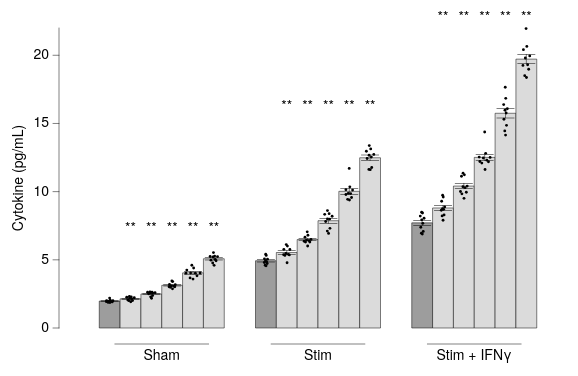

This figure's Vega-Lite source:
### Vega-Lite specification from a JSON file in a GitHub repository (floating-point values rounded to 4 significant figures; data arrays with more than 128 entries replaced by an {"elided": "..."} marker saying what was removed)
{"background": null, "config": {"arc": {"fill": "#DBDBDB", "fillOpacity": 1.0, "innerRadius": 37.5, "padAngle": 0.03, "stroke": "black", "strokeOpacity": 1, "strokeWidth": 0.25}, "area": {"fill": "#DBDBDB", "fillOpacity": 1.0, "stroke": "black", "strokeOpacity": 1, "strokeWidth": 0.25}, "axis": {"domain": true, "domainCap": "round", "domainColor": "black", "domainWidth": 0.25, "grid": false, "gridCap": "round", "gridColor": "#F1F1F1", "gridDash": [0, 0], "gridOpacity": 1.0, "gridWidth": 0.25, "labelColor": "black", "labelFont": "Helvetica Neue, HelveticaNeue, Helvetica, Arial, sans-serif", "labelFontSize": 7, "labelFontStyle": "normal", "labelFontWeight": 400, "offset": 4.5, "ticks": true, "tickCap": "round", "tickColor": "black", "tickRound": false, "tickSize": 3, "tickWidth": 0.25, "titleColor": "black", "titleFont": "Helvetica Neue, HelveticaNeue, Helvetica, Arial, sans-serif", "titleFontSize": 7, "titleFontStyle": "normal", "titleFontWeight": 400}, "axisX": {"domain": false, "labelAlign": "center", "labelAngle": 0, "labels": true, "ticks": false, "translate": 0}, "axisY": {"domain": true, "labelAlign": "right", "labelAngle": 0, "labels": true, "ticks": true, "translate": 0}, "axisRight": {"domain": true, "labelAlign": "left", "labelAngle": 0, "labels": true, "ticks": true, "translate": 0}, "axisTop": {"domain": false, "labelAlign": "center", "labelAngle": 0, "labels": true, "ticks": false, "translate": 0}, "axisBand": {"tickOffset": 0}, "bar": {"fill": "#DBDBDB", "fillOpacity": 1.0, "stroke": "black", "strokeOpacity": 1, "strokeWidth": 0.25}, "boxplot": {"size": 13.5, "ticks": {"cornerRadius": 0.25, "fill": "black", "opacity": 1, "size": 6.75, "thickness": 0.25}, "box": {"fillOpacity": 1.0, "stroke": "black", "strokeOpacity": 1, "strokeWidth": 0.25}, "median": {"cornerRadius": 0, "fill": "black", "fillOpacity": 1.0, "opacity": 1, "size": 13.5, "thickness": 0.25}, "rule": {"fill": "black", "fillOpacity": 1.0, "size": 15.0, "stroke": "black", "strokeDash": [0, 0], "strokeOpacity": 1, "strokeWidth": 0.25}, "outliers": {"color": "black", "fill": "black", "fillOpacity": 1.0, "size": 0, "stroke": "black", "strokeOpacity": 1, "strokeWidth": 0.25}}, "circle": {"fill": "black", "fillOpacity": 1.0, "size": 1.875, "stroke": null, "strokeOpacity": 1, "strokeWidth": 0.25}, "errorband": {"band": {"fillOpacity": 0.6, "stroke": null, "strokeWidth": 0.25, "strokeOpacity": 1}, "borders": {"opacity": 0, "strokeOpacity": 0.25, "strokeWidth": 1}}, "errorbar": {"opacity": 1, "rule": {"strokeDash": [0, 0], "strokeWidth": 0.25}, "ticks": {"color": "black", "cornerRadius": 0.125, "opacity": 1, "size": 9.0, "thickness": 0.25}, "thickness": 0.25}, "font": "Helvetica Neue, HelveticaNeue, Helvetica, Arial, sans-serif", "geoshape": {"fill": "#DBDBDB", "fillOpacity": 1.0, "stroke": "black", "strokeOpacity": 1, "strokeWidth": 0.25}, "header": {"labelColor": "black", "labelFont": "Helvetica Neue, HelveticaNeue, Helvetica, Arial, sans-serif", "labelFontSize": 7, "labelFontStyle": "normal", "labelFontWeight": 400, "titleColor": "black", "titleFont": "Helvetica Neue, HelveticaNeue, Helvetica, Arial, sans-serif", "titleFontSize": 7, "titleFontStyle": "normal", "titleFontWeight": 400, "titlePadding": 0}, "legend": {"disable": false, "offset": 4.5, "titlePadding": 4, "labelOffset": 2, "gradientLabelOffset": 2, "gradientLength": 75.0, "gradientThickness": 7.5, "gradientOpacity": 1.0, "gradientStrokeColor": "black", "gradientStrokeWidth": 0.25, "labelColor": "black", "labelFont": "Helvetica Neue, HelveticaNeue, Helvetica, Arial, sans-serif", "labelFontSize": 7, "labelFontStyle": "normal", "labelFontWeight": 400, "strokeColor": "black", "strokeWidth": 0, "symbolSize": 42, "symbolStrokeColor": "black", "symbolStrokeWidth": 0.25, "titleColor": "black", "titleFont": "Helvetica Neue, HelveticaNeue, Helvetica, Arial, sans-serif", "titleFontSize": 7, "titleFontStyle": "normal", "titleFontWeight": 400}, "line": {"color": "black", "stroke": "black", "strokeCap": "round", "strokeDash": [0, 0], "strokeOpacity": 1, "strokeWidth": 0.375}, "point": {"filled": true, "fill": "#DBDBDB", "fillOpacity": 1.0, "size": 7.5, "stroke": "black", "strokeOpacity": 1, "strokeWidth": 0.25}, "range": {"category": ["#5CA7B1", "#CDDEF3", "#B7B3E4", "#B3DAB5", "#F5E1B3", "#3D727B", "#8AA8D2", "#867DAC", "#80A988", "#CBB17A", "#204148", "#59719A", "#584C77", "#507B5F", "#9D824D"], "diverging": {"scheme": ["#C35082", "#CE6D94", "#D989A7", "#E2A4BA", "#EABFCE", "#F1DBE2", "#F6F6F6", "#D7E0EB", "#B9CBE0", "#9BB6D5", "#7DA1C9", "#5F8CBD", "#4177B1"]}, "heatmap": {"scheme": ["#32022B", "#43044D", "#4C196E", "#4D338C", "#484DA6", "#3A68BB", "#1D83CA", "#1D9CCB", "#23B5C9", "#28CDC5", "#4DE0B4", "#91EE9F"]}, "ordinal": {"scheme": ["#F1F1F1", "#DBDBDB", "#C6C6C6", "#B2B2B2", "#9D9D9D", "#898989", "#767676", "#636363", "#515151", "#404040", "#2F2F2F", "#1F1F1F"]}, "ramp": {"scheme": ["#32022B", "#43044D", "#4C196E", "#4D338C", "#484DA6", "#3A68BB", "#1D83CA", "#1D9CCB", "#23B5C9", "#28CDC5", "#4DE0B4", "#91EE9F"]}}, "rule": {"color": "black", "stroke": "black", "strokeCap": "round", "strokeDash": [2, 2], "strokeOpacity": 1, "strokeWidth": 0.25}, "scale": {"bandPaddingInner": 0.1, "bandPaddingOuter": 0.1, "round": false}, "rect": {"fill": "#DBDBDB", "fillOpacity": 1.0, "stroke": "black", "strokeOpacity": 1, "strokeWidth": 0.25}, "square": {"fill": "#DBDBDB", "fillOpacity": 1.0, "size": 15.0, "stroke": "black", "strokeOpacity": 1, "strokeWidth": 0.25}, "text": {"color": "black", "font": "Helvetica Neue, HelveticaNeue, Helvetica, Arial, sans-serif", "fontSize": 7, "fontStyle": "normal", "fontWeight": 400}, "tick": {"color": "black", "cornerRadius": 0.125, "opacity": 1.0, "size": 13.5, "thickness": 0.25}, "title": {"anchor": "middle", "frame": "group", "color": "black", "font": "Helvetica Neue, HelveticaNeue, Helvetica, Arial, sans-serif", "fontSize": 7, "fontStyle": "normal", "fontWeight": 400, "subtitleColor": "black", "subtitleFont": "Helvetica Neue, HelveticaNeue, Helvetica, Arial, sans-serif", "subtitleFontSize": "Helvetica Neue, HelveticaNeue, Helvetica, Arial, sans-serif", "subtitleFontStyle": "normal", "subtitleFontWeight": 400}, "trail": {"color": "black", "opacity": 1, "size": 0.375}, "view": {"continuousWidth": 250, "continuousHeight": 150, "discreteWidth": 250, "discreteHeight": 150, "fill": null, "stroke": null, "strokeWidth": 0.25}}, "vconcat": [{"layer": [{"layer": [{"data": {"name": "data-9f034f5143c3ae99e96588757bb17d60"}, "mark": {"type": "bar"}, "encoding": {"fill": {"condition": {"test": "datum.cond === 'Veh'", "value": "#9D9D9D"}, "value": "#DBDBDB"}, "x": {"axis": {"labels": false, "title": null}, "field": "grp", "sort": ["Sham", "Stim", "Stim+IFN"], "title": null, "type": "nominal"}, "xOffset": {"field": "cond", "sort": ["Veh", "1", "3", "10", "30", "100"], "type": "nominal"}, "y": {"aggregate": "mean", "field": "y", "title": "Cytokine (pg/mL)", "type": "quantitative"}}}, {"data": {"name": "data-9f034f5143c3ae99e96588757bb17d60"}, "mark": {"type": "errorbar", "extent": "stderr"}, "encoding": {"x": {"axis": {"labels": false, "title": null}, "field": "grp", "sort": ["Sham", "Stim", "Stim+IFN"], "title": null, "type": "nominal"}, "xOffset": {"field": "cond", "sort": ["Veh", "1", "3", "10", "30", "100"], "type": "nominal"}, "y": {"field": "y", "title": "", "type": "quantitative"}}}, {"layer": [{"data": {"values": [{"grp": "Sham", "cond": "1", "__y": 6.5, "__label": "**", "__dysonsphere__": 1}]}, "mark": {"type": "text", "align": "center", "baseline": "bottom", "dy": -2, "fontSize": 7}, "encoding": {"text": {"field": "__label", "type": "nominal"}, "x": {"axis": {"labels": false, "title": null}, "field": "grp", "sort": ["Sham", "Stim", "Stim+IFN"], "type": "nominal"}, "xOffset": {"field": "cond", "sort": ["Veh", "1", "3", "10", "30", "100"], "type": "nominal"}, "y": {"field": "__y", "type": "quantitative"}}}, {"data": {"values": [{"grp": "Sham", "cond": "3", "__y": 6.5, "__label": "**", "__dysonsphere__": 1}]}, "mark": {"type": "text", "align": "center", "baseline": "bottom", "dy": -2, "fontSize": 7}, "encoding": {"text": {"field": "__label", "type": "nominal"}, "x": {"axis": {"labels": false, "title": null}, "field": "grp", "sort": ["Sham", "Stim", "Stim+IFN"], "type": "nominal"}, "xOffset": {"field": "cond", "sort": ["Veh", "1", "3", "10", "30", "100"], "type": "nominal"}, "y": {"field": "__y", "type": "quantitative"}}}, {"data": {"values": [{"grp": "Sham", "cond": "10", "__y": 6.5, "__label": "**", "__dysonsphere__": 1}]}, "mark": {"type": "text", "align": "center", "baseline": "bottom", "dy": -2, "fontSize": 7}, "encoding": {"text": {"field": "__label", "type": "nominal"}, "x": {"axis": {"labels": false, "title": null}, "field": "grp", "sort": ["Sham", "Stim", "Stim+IFN"], "type": "nominal"}, "xOffset": {"field": "cond", "sort": ["Veh", "1", "3", "10", "30", "100"], "type": "nominal"}, "y": {"field": "__y", "type": "quantitative"}}}, {"data": {"values": [{"grp": "Sham", "cond": "30", "__y": 6.5, "__label": "**", "__dysonsphere__": 1}]}, "mark": {"type": "text", "align": "center", "baseline": "bottom", "dy": -2, "fontSize": 7}, "encoding": {"text": {"field": "__label", "type": "nominal"}, "x": {"axis": {"labels": false, "title": null}, "field": "grp", "sort": ["Sham", "Stim", "Stim+IFN"], "type": "nominal"}, "xOffset": {"field": "cond", "sort": ["Veh", "1", "3", "10", "30", "100"], "type": "nominal"}, "y": {"field": "__y", "type": "quantitative"}}}, {"data": {"values": [{"grp": "Sham", "cond": "100", "__y": 6.5, "__label": "**", "__dysonsphere__": 1}]}, "mark": {"type": "text", "align": "center", "baseline": "bottom", "dy": -2, "fontSize": 7}, "encoding": {"text": {"field": "__label", "type": "nominal"}, "x": {"axis": {"labels": false, "title": null}, "field": "grp", "sort": ["Sham", "Stim", "Stim+IFN"], "type": "nominal"}, "xOffset": {"field": "cond", "sort": ["Veh", "1", "3", "10", "30", "100"], "type": "nominal"}, "y": {"field": "__y", "type": "quantitative"}}}, {"data": {"values": [{"grp": "Stim", "cond": "1", "__y": 15.5, "__label": "**", "__dysonsphere__": 1}]}, "mark": {"type": "text", "align": "center", "baseline": "bottom", "dy": -2, "fontSize": 7}, "encoding": {"text": {"field": "__label", "type": "nominal"}, "x": {"axis": {"labels": false, "title": null}, "field": "grp", "sort": ["Sham", "Stim", "Stim+IFN"], "type": "nominal"}, "xOffset": {"field": "cond", "sort": ["Veh", "1", "3", "10", "30", "100"], "type": "nominal"}, "y": {"field": "__y", "type": "quantitative"}}}, {"data": {"values": [{"grp": "Stim", "cond": "3", "__y": 15.5, "__label": "**", "__dysonsphere__": 1}]}, "mark": {"type": "text", "align": "center", "baseline": "bottom", "dy": -2, "fontSize": 7}, "encoding": {"text": {"field": "__label", "type": "nominal"}, "x": {"axis": {"labels": false, "title": null}, "field": "grp", "sort": ["Sham", "Stim", "Stim+IFN"], "type": "nominal"}, "xOffset": {"field": "cond", "sort": ["Veh", "1", "3", "10", "30", "100"], "type": "nominal"}, "y": {"field": "__y", "type": "quantitative"}}}, {"data": {"values": [{"grp": "Stim", "cond": "10", "__y": 15.5, "__label": "**", "__dysonsphere__": 1}]}, "mark": {"type": "text", "align": "center", "baseline": "bottom", "dy": -2, "fontSize": 7}, "encoding": {"text": {"field": "__label", "type": "nominal"}, "x": {"axis": {"labels": false, "title": null}, "field": "grp", "sort": ["Sham", "Stim", "Stim+IFN"], "type": "nominal"}, "xOffset": {"field": "cond", "sort": ["Veh", "1", "3", "10", "30", "100"], "type": "nominal"}, "y": {"field": "__y", "type": "quantitative"}}}, {"data": {"values": [{"grp": "Stim", "cond": "30", "__y": 15.5, "__label": "**", "__dysonsphere__": 1}]}, "mark": {"type": "text", "align": "center", "baseline": "bottom", "dy": -2, "fontSize": 7}, "encoding": {"text": {"field": "__label", "type": "nominal"}, "x": {"axis": {"labels": false, "title": null}, "field": "grp", "sort": ["Sham", "Stim", "Stim+IFN"], "type": "nominal"}, "xOffset": {"field": "cond", "sort": ["Veh", "1", "3", "10", "30", "100"], "type": "nominal"}, "y": {"field": "__y", "type": "quantitative"}}}, {"data": {"values": [{"grp": "Stim", "cond": "100", "__y": 15.5, "__label": "**", "__dysonsphere__": 1}]}, "mark": {"type": "text", "align": "center", "baseline": "bottom", "dy": -2, "fontSize": 7}, "encoding": {"text": {"field": "__label", "type": "nominal"}, "x": {"axis": {"labels": false, "title": null}, "field": "grp", "sort": ["Sham", "Stim", "Stim+IFN"], "type": "nominal"}, "xOffset": {"field": "cond", "sort": ["Veh", "1", "3", "10", "30", "100"], "type": "nominal"}, "y": {"field": "__y", "type": "quantitative"}}}, {"data": {"values": [{"grp": "Stim+IFN", "cond": "1", "__y": 22.0, "__label": "**", "__dysonsphere__": 1}]}, "mark": {"type": "text", "align": "center", "baseline": "bottom", "dy": -2, "fontSize": 7}, "encoding": {"text": {"field": "__label", "type": "nominal"}, "x": {"axis": {"labels": false, "title": null}, "field": "grp", "sort": ["Sham", "Stim", "Stim+IFN"], "type": "nominal"}, "xOffset": {"field": "cond", "sort": ["Veh", "1", "3", "10", "30", "100"], "type": "nominal"}, "y": {"field": "__y", "type": "quantitative"}}}, {"data": {"values": [{"grp": "Stim+IFN", "cond": "3", "__y": 22.0, "__label": "**", "__dysonsphere__": 1}]}, "mark": {"type": "text", "align": "center", "baseline": "bottom", "dy": -2, "fontSize": 7}, "encoding": {"text": {"field": "__label", "type": "nominal"}, "x": {"axis": {"labels": false, "title": null}, "field": "grp", "sort": ["Sham", "Stim", "Stim+IFN"], "type": "nominal"}, "xOffset": {"field": "cond", "sort": ["Veh", "1", "3", "10", "30", "100"], "type": "nominal"}, "y": {"field": "__y", "type": "quantitative"}}}, {"data": {"values": [{"grp": "Stim+IFN", "cond": "10", "__y": 22.0, "__label": "**", "__dysonsphere__": 1}]}, "mark": {"type": "text", "align": "center", "baseline": "bottom", "dy": -2, "fontSize": 7}, "encoding": {"text": {"field": "__label", "type": "nominal"}, "x": {"axis": {"labels": false, "title": null}, "field": "grp", "sort": ["Sham", "Stim", "Stim+IFN"], "type": "nominal"}, "xOffset": {"field": "cond", "sort": ["Veh", "1", "3", "10", "30", "100"], "type": "nominal"}, "y": {"field": "__y", "type": "quantitative"}}}, {"data": {"values": [{"grp": "Stim+IFN", "cond": "30", "__y": 22.0, "__label": "**", "__dysonsphere__": 1}]}, "mark": {"type": "text", "align": "center", "baseline": "bottom", "dy": -2, "fontSize": 7}, "encoding": {"text": {"field": "__label", "type": "nominal"}, "x": {"axis": {"labels": false, "title": null}, "field": "grp", "sort": ["Sham", "Stim", "Stim+IFN"], "type": "nominal"}, "xOffset": {"field": "cond", "sort": ["Veh", "1", "3", "10", "30", "100"], "type": "nominal"}, "y": {"field": "__y", "type": "quantitative"}}}, {"data": {"values": [{"grp": "Stim+IFN", "cond": "100", "__y": 22.0, "__label": "**", "__dysonsphere__": 1}]}, "mark": {"type": "text", "align": "center", "baseline": "bottom", "dy": -2, "fontSize": 7}, "encoding": {"text": {"field": "__label", "type": "nominal"}, "x": {"axis": {"labels": false, "title": null}, "field": "grp", "sort": ["Sham", "Stim", "Stim+IFN"], "type": "nominal"}, "xOffset": {"field": "cond", "sort": ["Veh", "1", "3", "10", "30", "100"], "type": "nominal"}, "y": {"field": "__y", "type": "quantitative"}}}], "name": "__dysonsphere_88fe601d9184afc5_5"}]}, {"data": {"name": "data-9f034f5143c3ae99e96588757bb17d60"}, "mark": {"type": "circle", "size": 2}, "encoding": {"x": {"axis": {"labels": false, "title": null}, "field": "grp", "sort": ["Sham", "Stim", "Stim+IFN"], "title": null, "type": "nominal"}, "xOffset": {"field": "xoff", "scale": {"domain": [-0.5, 5.5]}, "type": "quantitative"}, "y": {"field": "y", "type": "quantitative"}}}], "resolve": {"scale": {"xOffset": "independent"}}}, {"layer": [{"data": {"name": "data-4f53cda18c2baa0c0354bb5f9a3ecbe5"}, "mark": {"type": "text", "align": "right", "baseline": "middle", "fontSize": 7}, "encoding": {"text": {"field": "__label", "type": "nominal"}, "x": {"value": 0}, "y": {"axis": {"domain": false, "grid": false, "labels": false, "ticks": false, "title": null}, "bandPosition": 0.5, "field": "__label", "scale": {"domain": [], "range": [0, 0]}, "sort": [], "type": "nominal"}}}, {"data": {"values": [{"__dysonsphere__": 1}]}, "mark": {"type": "rule", "color": "black", "strokeDash": [0, 0], "strokeWidth": 0.25}, "encoding": {"x": {"value": 23.44}, "x2": {"value": 70.31}, "y": {"value": 3.0}}}, {"data": {"name": "data-0b2d5ce7eeb564eae97c6f46a23b2e25"}, "mark": {"type": "text", "align": "center", "baseline": "top", "color": "black", "fontSize": 7}, "encoding": {"text": {"field": "__slabel", "type": "nominal"}, "x": {"value": 46.88}, "y": {"value": 5.0}}}, {"data": {"values": [{"__dysonsphere__": 1}]}, "mark": {"type": "rule", "color": "black", "strokeDash": [0, 0], "strokeWidth": 0.25}, "encoding": {"x": {"value": 101.6}, "x2": {"value": 148.4}, "y": {"value": 3.0}}}, {"data": {"name": "data-6d99149c663f66de5f9ec63c1aa3a2f3"}, "mark": {"type": "text", "align": "center", "baseline": "top", "color": "black", "fontSize": 7}, "encoding": {"text": {"field": "__slabel", "type": "nominal"}, "x": {"value": 125.0}, "y": {"value": 5.0}}}, {"data": {"values": [{"__dysonsphere__": 1}]}, "mark": {"type": "rule", "color": "black", "strokeDash": [0, 0], "strokeWidth": 0.25}, "encoding": {"x": {"value": 179.7}, "x2": {"value": 226.6}, "y": {"value": 3.0}}}, {"data": {"name": "data-bcac0d21884155bc25559a703bd6adbb"}, "mark": {"type": "text", "align": "center", "baseline": "top", "color": "black", "fontSize": 7}, "encoding": {"text": {"field": "__slabel", "type": "nominal"}, "x": {"value": 203.1}, "y": {"value": 5.0}}}], "height": 14.0, "view": {"fill": null, "stroke": null}, "width": 250}], "resolve": {"scale": {"x": "shared"}}, "spacing": 0, "$schema": "https://vega.github.io/schema/vega-lite/v6.4.1.json", "datasets": {"data-9f034f5143c3ae99e96588757bb17d60": {"elided": "180 records"}, "data-4f53cda18c2baa0c0354bb5f9a3ecbe5": [], "data-0b2d5ce7eeb564eae97c6f46a23b2e25": [{"__slabel": "Sham", "__dysonsphere__": 1}], "data-6d99149c663f66de5f9ec63c1aa3a2f3": [{"__slabel": "Stim", "__dysonsphere__": 1}], "data-bcac0d21884155bc25559a703bd6adbb": [{"__slabel": "Stim + IFNγ", "__dysonsphere__": 1}]}}
